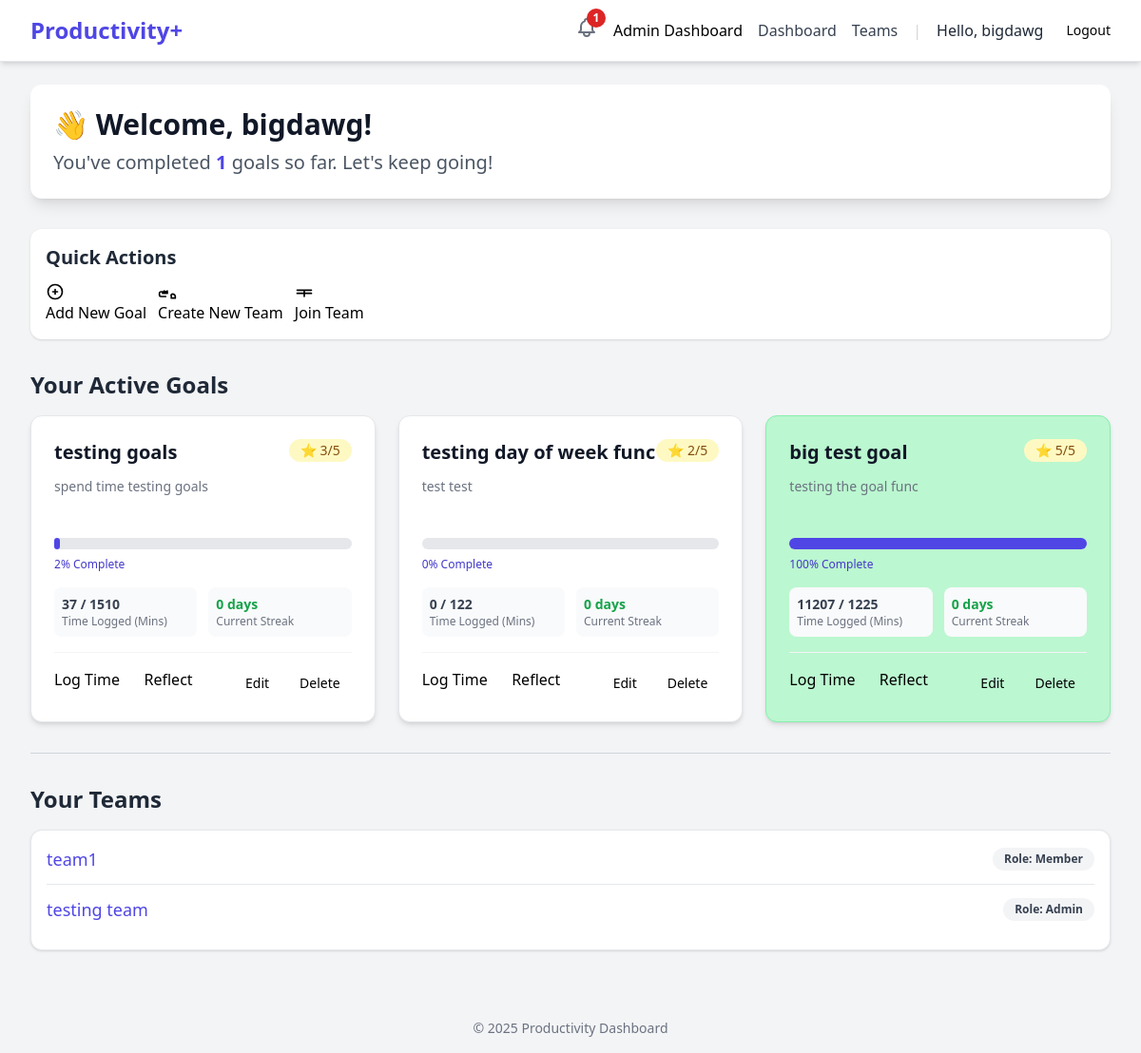
Page /dashboard/ (signed in) on the committed database.
### users/models.py (models this page shows, shortened)
class CustomUser(AbstractUser):
    class Role(models.TextChoices):
        USER = 'USER', 'User'
        ADMIN = 'ADMIN', 'Admin'
    role = models.CharField(max_length=50, choices=Role.choices, default=Role.USER)
    email = models.EmailField(unique=True)
    created_at = models.DateTimeField(auto_now_add=True)

### dashboard/models.py (models this page shows, shortened)
class BaseGoal(models.Model):
    title = models.CharField(max_length=255)
    description = models.TextField(blank=True, null=True)
    start_date = models.DateField()
    end_date = models.DateField(blank=True, null=True)
    target_time = models.DurationField(
        help_text="Target time to spend"
    )
    real_time = models.DurationField(
        default=timedelta(seconds=0),
        help_text="Actual time spent so far"
    )
    completed = models.BooleanField(default=False)
    created_at = models.DateTimeField(auto_now_add=True)
    updated_at = models.DateTimeField(auto_now=True)
    class Meta:
        abstract = True # This makes it a template, not a database table
        ordering = ['-created_at']

class PersonalGoal(BaseGoal):
    user = models.ForeignKey(
        settings.AUTH_USER_MODEL,
        on_delete=models.CASCADE,
        related_name='goals'
    )
    days_of_the_week = models.CharField(max_length=7, blank=True)
    importance_level = models.PositiveSmallIntegerField(
        default=1,
        validators = [MinValueValidator(1), MaxValueValidator(5)])
    class Meta:
        db_table = 'dashboard_goal'

### teams/models.py (models this page shows, shortened)
class TeamMember(models.Model):
    class Role(models.TextChoices):
        MEMBER = 'MEMBER', 'Member'
        ADMIN = 'ADMIN', 'Admin' # Or 'Leader'
    user = models.ForeignKey(settings.AUTH_USER_MODEL, on_delete=models.CASCADE)
    team = models.ForeignKey(Team, on_delete=models.CASCADE)
    role = models.CharField(max_length=50, choices=Role.choices, default=Role.MEMBER)
    created_at = models.DateTimeField(auto_now_add=True)
    class Meta:
        unique_together = ('user', 'team')

class Team(models.Model):
    team_name = models.CharField(max_length=255)
    team_desc = models.TextField(blank=True, null=True, help_text="Description")
    members = models.ManyToManyField(
        settings.AUTH_USER_MODEL,
        through='TeamMember',
        related_name='teams'
    )
    created_at = models.DateTimeField(auto_now_add=True)

### dashboard/views.py (the view)
# urls.py: path('', views.dashboard_view, name='dashboard_view'),
@login_required
def dashboard_view(request):
    user_goals = PersonalGoal.objects.filter(user=request.user).order_by('-created_at')
    goals_with_progress = []
    completed_goals_count = 0
    today = date.today()
    for goal in user_goals:
        target_time_minutes = goal.target_time.total_seconds() / 60 if goal.target_time else 0
        real_time_minutes = goal.real_time.total_seconds() / 60 if goal.real_time else 0
        if target_time_minutes > 0:
            progress_percentage = min(100, int((real_time_minutes / target_time_minutes) * 100))
        else:
            progress_percentage = 0
        if goal.completed:
            completed_goals_count += 1
        current_streak = 0
        goal_log_dates = PersonalTimeLog.objects.filter(
            goal=goal
        ).dates('log_date', 'day')
        logged_dates_set = set(goal_log_dates)
        check_date = today
        if today not in logged_dates_set:
            check_date = today - timedelta(days=1)
        while check_date in logged_dates_set:
            current_streak += 1
            check_date -= timedelta(days=1)
        goals_with_progress.append({
            'goal': goal,
            'progress_percentage': progress_percentage,
            'current_streak': current_streak,
            'real_time_minutes': real_time_minutes,
            'target_time_minutes': target_time_minutes,
        })
    user_teams = request.user.teammember_set.all()
    context = {
        'goals_with_progress': goals_with_progress,
        'completed_goals_count': completed_goals_count,
        'user_teams': user_teams,
    }
    return render(request, 'dashboard/dashboard.html', context)

### users/context_processors.py (called while the page is built)
def unread_notifications(request):
    if request.user.is_authenticated:
        notifications = Notification.objects.filter(
            user=request.user,
            is_read=False
        )
        return {
            'unread_notifications': notifications,
            'unread_notification_count': notifications.count()
        }
    return {}

### templates/dashboard/dashboard.html (shortened to what this page needs)
{% extends "base.html" %}
{% block content %}
<div class="max-w-7xl mx-auto py-6 sm:px-6 lg:px-8">
    <div class="dashboard-header mb-8 p-6 bg-white rounded-xl shadow-lg">
        <h2 class="text-3xl font-extrabold text-gray-900">👋 Welcome, {{ user.username }}!</h2>
        <p class="mt-2 text-xl text-gray-600">You've completed <span class="font-bold text-indigo-600">{{ completed_goals_count }}</span> goals so far. Let's keep going!</p>
    </div>
    <div class="actions-section mb-8 p-4 bg-white rounded-xl shadow">
        <h3 class="text-xl font-semibold mb-3 text-gray-800">Quick Actions</h3>
        <div class="flex flex-wrap gap-3">
            <a href="{% url 'dashboard:goal_create' %}" class="button button-primary">
                <svg class="w-5 h-5 mr-2" fill="none" stroke="currentColor" viewBox="0 0 24 24" xmlns="http://www.w3.org/2000/svg"><path stroke-linecap="round" stroke-linejoin="round" stroke-width="2" d="M12 9v3m0 0v3m0-3h3m-3 0H9m12 0a9 9 0 11-18 0 9 9 0 0118 0z"></path></svg>
                Add New Goal
            </a>
            <a href="{% url 'teams:team_create' %}" class="button button-secondary">
                Create New Team
            </a>
            <a href="{% url 'teams:team_list' %}" class="button button-secondary">
                <svg class="w-5 h-5 mr-2" fill="none" stroke="currentColor" viewBox="0 0 24 24" xmlns="http://www.w3.org/2000/svg"><path stroke-linecap="round" stroke-linejoin="round" stroke-width="2" d="M3 10h18M3 14h18m-9-4v8"></path></svg>
                Join Team
            </a>
        </div>
    </div>
    <div class="active-goals-section mb-8">
        <h3 class="text-2xl font-bold mb-4 text-gray-800">Your Active Goals</h3>
        {% if goals_with_progress %}
            <div class="grid grid-cols-1 md:grid-cols-2 lg:grid-cols-3 gap-6">
                {% for item in goals_with_progress %}
                <div class="goal-card p-6 rounded-xl border shadow-md {% if item.progress_percentage >= 100 %}bg-green-200 border-green-300{%else %}bg-white border-gray-200{% endif %} ">
                    <div class="flex justify-between items-start mb-3">
                        <h4 class="text-xl font-semibold text-gray-900">{{ item.goal.title }}</h4>
                        <span class="inline-flex items-center px-3 py-0.5 rounded-full text-sm font-medium bg-yellow-100 text-yellow-800">
                            ⭐ {{ item.goal.importance_level }}/5
                        </span>
                    </div>
                    <p class="text-sm text-gray-500 mb-4 h-12 overflow-hidden">{{ item.goal.description|truncatechars:80 }}</p>
                    <div class="progress-bar-container w-full bg-gray-200 rounded-full h-3 mb-2">
                        <div class="progress-bar h-3 rounded-full bg-indigo-600" style="width: {{ item.progress_percentage }}%;"></div>
                    </div>
                    <p class="text-xs font-medium text-indigo-700 mb-4">{{ item.progress_percentage }}% Complete</p>
                    <div class="grid grid-cols-2 gap-3 mb-4 text-sm text-gray-700">
                        <div class="p-2 bg-gray-50 rounded-lg">
                            <span class="block font-bold">{{ item.real_time_minutes|floatformat:0 }} / {{ item.target_time_minutes|floatformat:0 }}</span>
                            <span class="block text-xs text-gray-500">Time Logged (Mins)</span>
                        </div>
                        <div class="p-2 bg-gray-50 rounded-lg">
                            <span class="block font-bold text-green-600">{{ item.current_streak }} days</span>
                            <span class="block text-xs text-gray-500">Current Streak</span>
                        </div>
                    </div>
                    <div class="flex flex-wrap gap-2 pt-4 border-t border-gray-100">
                        <a href="{% url 'dashboard:time_log' goal_id=item.goal.id %}" class="button button-log flex-1">Log Time</a>
                        <a href="javascript:void(0)" class="button button-reflect flex-1" data-goal-id="{{ item.goal.id }}">
                            Reflect
                        </a>
                        <a href="{% url 'dashboard:goal_edit' goal_id=item.goal.id %}"
                        class="button button-secondary px-3 py-1.5 text-sm">
                            Edit
                        </a>
                        <a href="{% url 'dashboard:goal_delete' goal_id=item.goal.id %}"
                        class="button button-danger px-3 py-1.5 text-sm"
                        onclick="return confirm('Are you sure you want to delete {{ item.goal.title }}? This action cannot be undone.')">
                            Delete
                        </a>
                    </div>
                </div>
                {% endfor %}
            </div>
        {% else %}
            <div class="p-8 text-center bg-white rounded-xl shadow border border-gray-200">
                <p class="text-lg text-gray-500">You currently have no active goals.</p>
                <a href="{% url 'dashboard:goal_create' %}" class="mt-4 button button-primary">Start Your First Goal!</a>
            </div>
        {% endif %}
    </div>
    <hr class="my-8 border-gray-300">
    <div class="teams-section">
        <h3 class="text-2xl font-bold mb-4 text-gray-800">Your Teams</h3>
        {% if user_teams %}
            <ul class="space-y-3 p-4 bg-white rounded-xl shadow border border-gray-200">
            {% for membership in user_teams %}
                <li class="flex justify-between items-center border-b pb-3 last:border-b-0">
                    <a href="{% url 'teams:team_dashboard' team_id=membership.team.id %}" class="text-lg font-medium text-indigo-600 hover:text-indigo-800">
                        {{ membership.team.team_name }}
                    </a>
                    <span class="px-3 py-1 text-xs font-semibold rounded-full bg-gray-100 text-gray-700">
                        Role: {{ membership.get_role_display }}
                    </span>
                </li>
            {% endfor %}
            </ul>
        {% else %}
            <div class="p-4 bg-white rounded-xl shadow border border-gray-200">
                <p class="text-gray-500">You are not currently a member of any teams.</p>
            </div>
        {% endif %}
    </div>
</div>
{% endblock %}

### templates/base.html (shortened to what this page needs)
{% load static %}
<!DOCTYPE html>
<html lang="en">
<head>
    <script src="https://cdn.tailwindcss.com"></script>
</head>
<body class="bg-gray-100 font-sans">
    <nav class="bg-white shadow-md border-b border-gray-200">
        <div class="max-w-7xl mx-auto px-4 sm:px-6 lg:px-8">
            <div class="flex justify-between items-center h-16">
                <div class="flex-shrink-0">
                    <a href="{% url 'index' %}" class="text-2xl font-bold text-indigo-600">Productivity+</a>
                </div>
                <div class="flex items-center space-x-4">
                    {% if user.is_authenticated %}
                    <div class="relative">
                        <button id="notification-bell" class="text-gray-500 hover:text-gray-700">
                        </button>
                        {% if unread_notification_count > 0 %}
                        <span class="absolute -top-2 -right-2 flex h-5 w-5 items-center justify-center rounded-full bg-red-600 text-xs font-bold text-white">
                            {{ unread_notification_count }}
                        </span>
                        {% endif %}
                        </div>
                        {% if request.user.role == "ADMIN" %}
                            <a href="{% url 'users:admin_dashboard' %}">Admin Dashboard</a>
                        {% endif %}
                        <a href="{% url 'dashboard:dashboard_view' %}" class="text-gray-700 hover:text-indigo-600">Dashboard</a>
                        <a href="{% url 'teams:team_list' %}" class="text-gray-700 hover:text-indigo-600">Teams</a>
                        <span class="text-gray-300">|</span>
                        <span class="text-gray-800 font-medium">Hello, {{ user.username }}</span>
                        <form method="post" action="{% url 'logout' %}" class="flex items-center">
                            <button type="submit" class="ml-2 button button-secondary-danger text-sm">
                                Logout
                            </button>
                        </form>
                    {% else %}
                        <a href="{% url 'login' %}" class="button button-primary">Login</a>
                        <a href="{% url 'register' %}" class="button button-secondary">Sign Up</a>
                    {% endif %}
                </div>
            </div>
        </div>
    </nav>
    <main>
        {% block content %}
        {% endblock %}
    </main>
    <footer class="text-center py-4 mt-8 text-gray-500 text-sm">
        &copy; {% now "Y" %} Productivity Dashboard
    </footer>
</body>
</html>

### templates/dashboard/dashboard.html (style rules this page uses)
body { font-family: 'Inter', sans-serif; background-color: #f7f7f9; }
.goal-card, .teams-section { transition: transform 0.2s, box-shadow 0.2s; }

### rows in the picture
CustomUser: username "bigdawg"
PersonalGoal: goal "testing goals", goal.importance_level "3", goal.description "spend time testing goals", progress_percentage "2", real_time_minutes "37", target_time_minutes "1510", current_streak "0"
PersonalGoal: goal "testing day of week func", goal.importance_level "2", goal.description "test test", progress_percentage "0", real_time_minutes "0", target_time_minutes "122", current_streak "0"
PersonalGoal: goal "big test goal", goal.importance_level "5", goal.description "testing the goal func", progress_percentage "100", real_time_minutes "11207", target_time_minutes "1225", current_streak "0"
TeamMember: team.team_name "team1", role "Member"
TeamMember: team.team_name "testing team", role "Admin"

### other values in the picture
{{ unread_notification_count }} "1"
{{ completed_goals_count }} "1"
